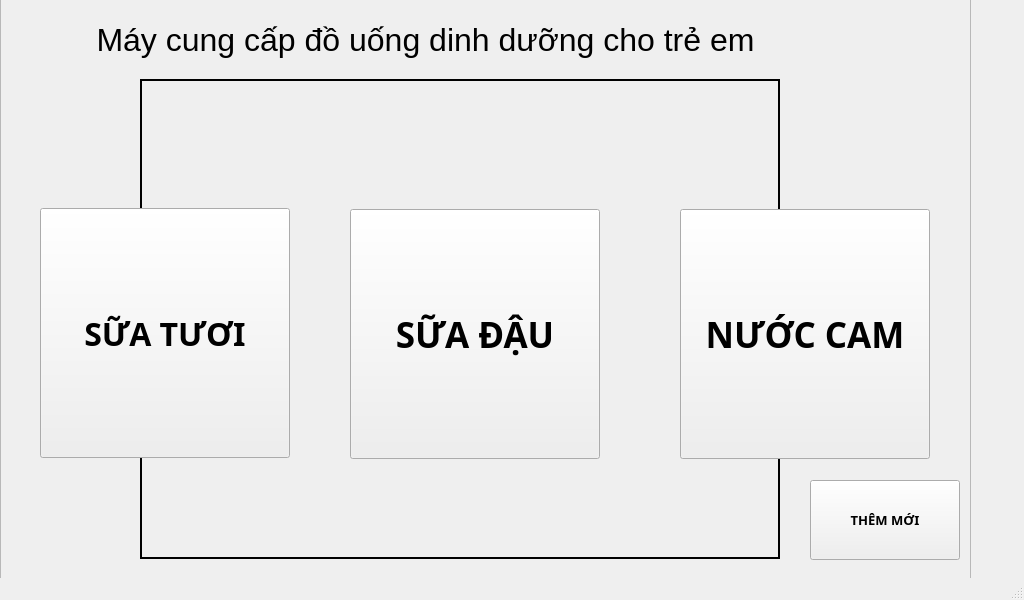
<?xml version="1.0" encoding="UTF-8"?>
<ui version="4.0">
 <class>MainWindow</class>
 <widget class="QMainWindow" name="MainWindow">
  <property name="geometry">
   <rect>
    <x>0</x>
    <y>0</y>
    <width>1024</width>
    <height>600</height>
   </rect>
  </property>
  <property name="maximumSize">
   <size>
    <width>1024</width>
    <height>600</height>
   </size>
  </property>
  <property name="windowTitle">
   <string>MainWindow</string>
  </property>
  <widget class="QWidget" name="centralwidget">
   <widget class="QPushButton" name="bt_tm">
    <property name="geometry">
     <rect>
      <x>810</x>
      <y>480</y>
      <width>150</width>
      <height>80</height>
     </rect>
    </property>
    <property name="font">
     <font>
      <family>Cascadia Mono</family>
      <pointsize>10</pointsize>
      <weight>75</weight>
      <italic>false</italic>
      <bold>true</bold>
     </font>
    </property>
    <property name="text">
     <string>THÊM MỚI</string>
    </property>
   </widget>
   <widget class="QFrame" name="frame">
    <property name="geometry">
     <rect>
      <x>0</x>
      <y>-1</y>
      <width>971</width>
      <height>601</height>
     </rect>
    </property>
    <property name="frameShape">
     <enum>QFrame::StyledPanel</enum>
    </property>
    <property name="frameShadow">
     <enum>QFrame::Raised</enum>
    </property>
    <widget class="QLabel" name="lb_camera">
     <property name="geometry">
      <rect>
       <x>140</x>
       <y>80</y>
       <width>640</width>
       <height>480</height>
      </rect>
     </property>
     <property name="maximumSize">
      <size>
       <width>640</width>
       <height>480</height>
      </size>
     </property>
     <property name="frameShape">
      <enum>QFrame::WinPanel</enum>
     </property>
     <property name="lineWidth">
      <number>1</number>
     </property>
     <property name="text">
      <string/>
     </property>
    </widget>
    <widget class="QLabel" name="lb_thongbao">
     <property name="geometry">
      <rect>
       <x>20</x>
       <y>10</y>
       <width>811</width>
       <height>61</height>
      </rect>
     </property>
     <property name="font">
      <font>
       <pointsize>24</pointsize>
      </font>
     </property>
     <property name="text">
      <string>Máy cung cấp đồ uống dinh dưỡng cho trẻ em</string>
     </property>
     <property name="alignment">
      <set>Qt::AlignCenter</set>
     </property>
    </widget>
    <widget class="QPushButton" name="bt_st">
     <property name="geometry">
      <rect>
       <x>40</x>
       <y>209</y>
       <width>250</width>
       <height>250</height>
      </rect>
     </property>
     <property name="font">
      <font>
       <family>Cascadia Mono</family>
       <pointsize>24</pointsize>
       <weight>75</weight>
       <italic>false</italic>
       <bold>true</bold>
      </font>
     </property>
     <property name="text">
      <string>SỮA TƯƠI</string>
     </property>
     <property name="iconSize">
      <size>
       <width>25</width>
       <height>20</height>
      </size>
     </property>
    </widget>
    <widget class="QPushButton" name="bt_sd">
     <property name="geometry">
      <rect>
       <x>350</x>
       <y>210</y>
       <width>250</width>
       <height>250</height>
      </rect>
     </property>
     <property name="font">
      <font>
       <family>Cascadia Mono</family>
       <pointsize>26</pointsize>
       <weight>75</weight>
       <italic>false</italic>
       <bold>true</bold>
      </font>
     </property>
     <property name="text">
      <string>SỮA ĐẬU</string>
     </property>
    </widget>
    <widget class="QPushButton" name="bt_nc">
     <property name="geometry">
      <rect>
       <x>680</x>
       <y>210</y>
       <width>250</width>
       <height>250</height>
      </rect>
     </property>
     <property name="font">
      <font>
       <family>Cascadia Mono</family>
       <pointsize>26</pointsize>
       <weight>75</weight>
       <italic>false</italic>
       <bold>true</bold>
      </font>
     </property>
     <property name="text">
      <string>NƯỚC CAM</string>
     </property>
    </widget>
   </widget>
  </widget>
  <widget class="QMenuBar" name="menubar">
   <property name="geometry">
    <rect>
     <x>0</x>
     <y>0</y>
     <width>1024</width>
     <height>21</height>
    </rect>
   </property>
  </widget>
  <widget class="QStatusBar" name="statusbar"/>
 </widget>
 <resources/>
 <connections/>
</ui>
